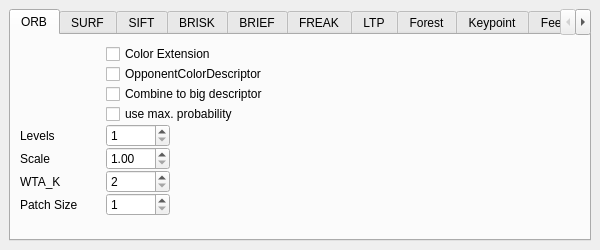
<?xml version="1.0" encoding="UTF-8"?>
<ui version="4.0">
 <class>TerraPreferences</class>
 <widget class="QMainWindow" name="TerraPreferences">
  <property name="geometry">
   <rect>
    <x>0</x>
    <y>0</y>
    <width>600</width>
    <height>250</height>
   </rect>
  </property>
  <property name="minimumSize">
   <size>
    <width>600</width>
    <height>250</height>
   </size>
  </property>
  <property name="maximumSize">
   <size>
    <width>600</width>
    <height>250</height>
   </size>
  </property>
  <property name="windowTitle">
   <string>Preferences</string>
  </property>
  <widget class="QWidget" name="centralwidget">
   <property name="minimumSize">
    <size>
     <width>550</width>
     <height>250</height>
    </size>
   </property>
   <property name="maximumSize">
    <size>
     <width>600</width>
     <height>250</height>
    </size>
   </property>
   <layout class="QHBoxLayout" name="horizontalLayout">
    <item>
     <widget class="QTabWidget" name="preferences">
      <property name="enabled">
       <bool>true</bool>
      </property>
      <property name="minimumSize">
       <size>
        <width>0</width>
        <height>0</height>
       </size>
      </property>
      <property name="maximumSize">
       <size>
        <width>600</width>
        <height>16777215</height>
       </size>
      </property>
      <property name="currentIndex">
       <number>0</number>
      </property>
      <widget class="QWidget" name="orb">
       <attribute name="title">
        <string>ORB</string>
       </attribute>
       <layout class="QVBoxLayout" name="verticalLayout">
        <item>
         <layout class="QFormLayout" name="layout_orb">
          <property name="fieldGrowthPolicy">
           <enum>QFormLayout::AllNonFixedFieldsGrow</enum>
          </property>
          <property name="verticalSpacing">
           <number>0</number>
          </property>
          <item row="0" column="1">
           <widget class="QCheckBox" name="checkBox_colExtOrb">
            <property name="text">
             <string>Color Extension</string>
            </property>
           </widget>
          </item>
          <item row="1" column="1">
           <widget class="QCheckBox" name="orbBox">
            <property name="toolTip">
             <string>Compute descriptors in the Opponent Color Space</string>
            </property>
            <property name="text">
             <string>OpponentColorDescriptor</string>
            </property>
           </widget>
          </item>
          <item row="4" column="0">
           <widget class="QLabel" name="label_levelOrb">
            <property name="minimumSize">
             <size>
              <width>80</width>
              <height>0</height>
             </size>
            </property>
            <property name="text">
             <string>Levels</string>
            </property>
           </widget>
          </item>
          <item row="4" column="1">
           <widget class="QSpinBox" name="spinBox_levelOrb">
            <property name="minimumSize">
             <size>
              <width>48</width>
              <height>0</height>
             </size>
            </property>
            <property name="maximumSize">
             <size>
              <width>64</width>
              <height>16777215</height>
             </size>
            </property>
            <property name="minimum">
             <number>1</number>
            </property>
            <property name="maximum">
             <number>10</number>
            </property>
           </widget>
          </item>
          <item row="5" column="0">
           <widget class="QLabel" name="label_scaleOrb">
            <property name="minimumSize">
             <size>
              <width>80</width>
              <height>0</height>
             </size>
            </property>
            <property name="text">
             <string>Scale</string>
            </property>
           </widget>
          </item>
          <item row="5" column="1">
           <widget class="QDoubleSpinBox" name="spinBox_scaleOrb">
            <property name="minimumSize">
             <size>
              <width>40</width>
              <height>0</height>
             </size>
            </property>
            <property name="maximumSize">
             <size>
              <width>64</width>
              <height>16777215</height>
             </size>
            </property>
            <property name="minimum">
             <double>1.000000000000000</double>
            </property>
           </widget>
          </item>
          <item row="6" column="0">
           <widget class="QLabel" name="label_WTAOrb">
            <property name="minimumSize">
             <size>
              <width>80</width>
              <height>0</height>
             </size>
            </property>
            <property name="text">
             <string>WTA_K</string>
            </property>
           </widget>
          </item>
          <item row="6" column="1">
           <widget class="QSpinBox" name="spinBox_WTAOrb">
            <property name="minimumSize">
             <size>
              <width>48</width>
              <height>0</height>
             </size>
            </property>
            <property name="maximumSize">
             <size>
              <width>64</width>
              <height>16777215</height>
             </size>
            </property>
            <property name="minimum">
             <number>2</number>
            </property>
            <property name="maximum">
             <number>4</number>
            </property>
           </widget>
          </item>
          <item row="7" column="0">
           <widget class="QLabel" name="label_patchOrb">
            <property name="minimumSize">
             <size>
              <width>80</width>
              <height>0</height>
             </size>
            </property>
            <property name="text">
             <string>Patch Size</string>
            </property>
           </widget>
          </item>
          <item row="7" column="1">
           <widget class="QSpinBox" name="spinBox_patchOrb">
            <property name="minimumSize">
             <size>
              <width>48</width>
              <height>0</height>
             </size>
            </property>
            <property name="maximumSize">
             <size>
              <width>64</width>
              <height>16777215</height>
             </size>
            </property>
            <property name="minimum">
             <number>1</number>
            </property>
           </widget>
          </item>
          <item row="2" column="1">
           <widget class="QCheckBox" name="checkBox_combineOrb">
            <property name="text">
             <string>Combine to big descriptor</string>
            </property>
           </widget>
          </item>
          <item row="3" column="1">
           <widget class="QCheckBox" name="checkBox_maxProbOrb">
            <property name="text">
             <string>use max. probability</string>
            </property>
           </widget>
          </item>
         </layout>
        </item>
       </layout>
      </widget>
      <widget class="QWidget" name="surf">
       <property name="toolTip">
        <string/>
       </property>
       <attribute name="title">
        <string>SURF</string>
       </attribute>
       <layout class="QVBoxLayout" name="verticalLayout_3">
        <item>
         <layout class="QFormLayout" name="layout_surf">
          <property name="fieldGrowthPolicy">
           <enum>QFormLayout::AllNonFixedFieldsGrow</enum>
          </property>
          <item row="0" column="1">
           <widget class="QCheckBox" name="checkBox_colExtSurf">
            <property name="text">
             <string>Color Extension</string>
            </property>
           </widget>
          </item>
          <item row="1" column="1">
           <widget class="QCheckBox" name="surfBox">
            <property name="toolTip">
             <string>Compute descriptors in the Opponent Color Space</string>
            </property>
            <property name="text">
             <string>OpponentColorDescriptor</string>
            </property>
           </widget>
          </item>
          <item row="4" column="0">
           <widget class="QLabel" name="label_layerSurf">
            <property name="minimumSize">
             <size>
              <width>80</width>
              <height>0</height>
             </size>
            </property>
            <property name="text">
             <string>Octave Layers</string>
            </property>
           </widget>
          </item>
          <item row="4" column="1">
           <widget class="QSpinBox" name="spinBox_layersSurf">
            <property name="maximumSize">
             <size>
              <width>64</width>
              <height>16777215</height>
             </size>
            </property>
            <property name="minimum">
             <number>1</number>
            </property>
            <property name="maximum">
             <number>10</number>
            </property>
            <property name="value">
             <number>2</number>
            </property>
           </widget>
          </item>
          <item row="5" column="0">
           <widget class="QLabel" name="label_octavesSurf">
            <property name="minimumSize">
             <size>
              <width>80</width>
              <height>0</height>
             </size>
            </property>
            <property name="text">
             <string>Octaves</string>
            </property>
           </widget>
          </item>
          <item row="5" column="1">
           <widget class="QSpinBox" name="spinBox_octavesSurf">
            <property name="maximumSize">
             <size>
              <width>64</width>
              <height>16777215</height>
             </size>
            </property>
            <property name="maximum">
             <number>10</number>
            </property>
            <property name="value">
             <number>4</number>
            </property>
           </widget>
          </item>
          <item row="6" column="1">
           <widget class="QCheckBox" name="checkBox_extendedSurf">
            <property name="text">
             <string>extended</string>
            </property>
            <property name="checked">
             <bool>true</bool>
            </property>
           </widget>
          </item>
          <item row="2" column="1">
           <widget class="QCheckBox" name="checkBox_combineSurf">
            <property name="text">
             <string>Combine to big descriptor</string>
            </property>
           </widget>
          </item>
          <item row="3" column="1">
           <widget class="QCheckBox" name="checkBox_maxProbSurf">
            <property name="text">
             <string>use max. probability</string>
            </property>
           </widget>
          </item>
         </layout>
        </item>
       </layout>
      </widget>
      <widget class="QWidget" name="sift">
       <attribute name="title">
        <string>SIFT</string>
       </attribute>
       <layout class="QVBoxLayout" name="verticalLayout_2">
        <item>
         <layout class="QFormLayout" name="layout_sift">
          <property name="fieldGrowthPolicy">
           <enum>QFormLayout::AllNonFixedFieldsGrow</enum>
          </property>
          <property name="verticalSpacing">
           <number>0</number>
          </property>
          <item row="0" column="1">
           <widget class="QCheckBox" name="checkBox_colExtSift">
            <property name="text">
             <string>Color Extension</string>
            </property>
           </widget>
          </item>
          <item row="1" column="1">
           <widget class="QCheckBox" name="siftBox">
            <property name="toolTip">
             <string>Compute descriptors in the Opponent Color Space</string>
            </property>
            <property name="text">
             <string>OpponentColorDescriptor</string>
            </property>
           </widget>
          </item>
          <item row="4" column="0">
           <widget class="QLabel" name="label_magSift">
            <property name="minimumSize">
             <size>
              <width>80</width>
              <height>0</height>
             </size>
            </property>
            <property name="text">
             <string>Magnification</string>
            </property>
           </widget>
          </item>
          <item row="4" column="1">
           <widget class="QDoubleSpinBox" name="spinBox_magSift">
            <property name="maximumSize">
             <size>
              <width>64</width>
              <height>16777215</height>
             </size>
            </property>
           </widget>
          </item>
          <item row="5" column="0">
           <widget class="QLabel" name="label_octavesSift">
            <property name="minimumSize">
             <size>
              <width>80</width>
              <height>0</height>
             </size>
            </property>
            <property name="text">
             <string>Octaves</string>
            </property>
           </widget>
          </item>
          <item row="5" column="1">
           <widget class="QSpinBox" name="spinBox_octavesSift">
            <property name="minimumSize">
             <size>
              <width>48</width>
              <height>0</height>
             </size>
            </property>
            <property name="maximumSize">
             <size>
              <width>64</width>
              <height>16777215</height>
             </size>
            </property>
            <property name="minimum">
             <number>1</number>
            </property>
            <property name="maximum">
             <number>10</number>
            </property>
            <property name="value">
             <number>3</number>
            </property>
           </widget>
          </item>
          <item row="6" column="1">
           <widget class="QCheckBox" name="checkBox_normSift">
            <property name="text">
             <string>Normalize</string>
            </property>
           </widget>
          </item>
          <item row="7" column="1">
           <widget class="QCheckBox" name="checkBox_angSift">
            <property name="text">
             <string>Recalculate angles</string>
            </property>
            <property name="checked">
             <bool>true</bool>
            </property>
           </widget>
          </item>
          <item row="2" column="1">
           <widget class="QCheckBox" name="checkBox_combineSift">
            <property name="text">
             <string>Combine to big descriptor</string>
            </property>
           </widget>
          </item>
          <item row="3" column="1">
           <widget class="QCheckBox" name="checkBox_maxProbSift">
            <property name="text">
             <string>use max. probability</string>
            </property>
           </widget>
          </item>
         </layout>
        </item>
       </layout>
      </widget>
      <widget class="QWidget" name="brisk">
       <attribute name="title">
        <string>BRISK</string>
       </attribute>
       <layout class="QVBoxLayout" name="verticalLayout_4">
        <item>
         <layout class="QFormLayout" name="layout_brisk">
          <property name="fieldGrowthPolicy">
           <enum>QFormLayout::AllNonFixedFieldsGrow</enum>
          </property>
          <property name="verticalSpacing">
           <number>0</number>
          </property>
          <item row="0" column="1">
           <widget class="QCheckBox" name="checkBox_colExtBrisk">
            <property name="text">
             <string>Color Extension</string>
            </property>
           </widget>
          </item>
          <item row="1" column="1">
           <widget class="QCheckBox" name="briskBox">
            <property name="toolTip">
             <string>Compute descriptors in the Opponent Color Space</string>
            </property>
            <property name="text">
             <string>OpponentColorDescriptor</string>
            </property>
           </widget>
          </item>
          <item row="4" column="0">
           <widget class="QLabel" name="label_octavesBrisk">
            <property name="minimumSize">
             <size>
              <width>80</width>
              <height>0</height>
             </size>
            </property>
            <property name="text">
             <string>Octaves</string>
            </property>
           </widget>
          </item>
          <item row="4" column="1">
           <widget class="QSpinBox" name="spinBox_octavesBrisk">
            <property name="maximumSize">
             <size>
              <width>64</width>
              <height>16777215</height>
             </size>
            </property>
            <property name="minimum">
             <number>1</number>
            </property>
            <property name="maximum">
             <number>10</number>
            </property>
           </widget>
          </item>
          <item row="5" column="0">
           <widget class="QLabel" name="label_threshBrisk">
            <property name="minimumSize">
             <size>
              <width>80</width>
              <height>0</height>
             </size>
            </property>
            <property name="text">
             <string>Threshold</string>
            </property>
           </widget>
          </item>
          <item row="6" column="0">
           <widget class="QLabel" name="label_scaleBrisk">
            <property name="minimumSize">
             <size>
              <width>80</width>
              <height>0</height>
             </size>
            </property>
            <property name="text">
             <string>Scale</string>
            </property>
           </widget>
          </item>
          <item row="5" column="1">
           <widget class="QSpinBox" name="spinBox_threshBrisk">
            <property name="maximumSize">
             <size>
              <width>64</width>
              <height>16777215</height>
             </size>
            </property>
           </widget>
          </item>
          <item row="6" column="1">
           <widget class="QDoubleSpinBox" name="spinBox_scaleBrisk">
            <property name="maximumSize">
             <size>
              <width>64</width>
              <height>16777215</height>
             </size>
            </property>
            <property name="minimum">
             <double>1.000000000000000</double>
            </property>
           </widget>
          </item>
          <item row="2" column="1">
           <widget class="QCheckBox" name="checkBox_combineBrisk">
            <property name="text">
             <string>Combine to big descriptor</string>
            </property>
           </widget>
          </item>
          <item row="3" column="1">
           <widget class="QCheckBox" name="checkBox_maxProbBrisk">
            <property name="text">
             <string>use max. probability</string>
            </property>
           </widget>
          </item>
         </layout>
        </item>
       </layout>
      </widget>
      <widget class="QWidget" name="brief">
       <attribute name="title">
        <string>BRIEF</string>
       </attribute>
       <layout class="QVBoxLayout" name="verticalLayout_5">
        <item>
         <layout class="QFormLayout" name="layout_brief">
          <property name="fieldGrowthPolicy">
           <enum>QFormLayout::AllNonFixedFieldsGrow</enum>
          </property>
          <item row="0" column="1">
           <widget class="QCheckBox" name="checkBox_colExtBrief">
            <property name="text">
             <string>Color Extension</string>
            </property>
           </widget>
          </item>
          <item row="1" column="1">
           <widget class="QCheckBox" name="briefBox">
            <property name="toolTip">
             <string>Compute descriptors in the Opponent Color Space</string>
            </property>
            <property name="text">
             <string>OpponentColorDescriptor</string>
            </property>
           </widget>
          </item>
          <item row="2" column="0">
           <widget class="QLabel" name="label">
            <property name="minimumSize">
             <size>
              <width>80</width>
              <height>0</height>
             </size>
            </property>
            <property name="text">
             <string>Bytes</string>
            </property>
           </widget>
          </item>
          <item row="2" column="1">
           <widget class="QComboBox" name="comboBox_Brief">
            <property name="maximumSize">
             <size>
              <width>64</width>
              <height>16777215</height>
             </size>
            </property>
            <item>
             <property name="text">
              <string>16</string>
             </property>
            </item>
            <item>
             <property name="text">
              <string>32</string>
             </property>
            </item>
            <item>
             <property name="text">
              <string>64</string>
             </property>
            </item>
           </widget>
          </item>
         </layout>
        </item>
       </layout>
      </widget>
      <widget class="QWidget" name="freak">
       <attribute name="title">
        <string>FREAK</string>
       </attribute>
       <layout class="QVBoxLayout" name="verticalLayout_6">
        <item>
         <layout class="QFormLayout" name="layout_freak">
          <property name="fieldGrowthPolicy">
           <enum>QFormLayout::AllNonFixedFieldsGrow</enum>
          </property>
          <item row="0" column="1">
           <widget class="QCheckBox" name="checkBox_colExtFreak">
            <property name="text">
             <string>Color Extension</string>
            </property>
           </widget>
          </item>
          <item row="1" column="1">
           <widget class="QCheckBox" name="freakBox">
            <property name="text">
             <string>OpponentColorDescriptor</string>
            </property>
           </widget>
          </item>
          <item row="4" column="0">
           <widget class="QLabel" name="label_octavesFreak">
            <property name="minimumSize">
             <size>
              <width>80</width>
              <height>0</height>
             </size>
            </property>
            <property name="text">
             <string>Octaves</string>
            </property>
           </widget>
          </item>
          <item row="4" column="1">
           <widget class="QSpinBox" name="spinBox_octavesFreak">
            <property name="minimumSize">
             <size>
              <width>48</width>
              <height>0</height>
             </size>
            </property>
            <property name="maximumSize">
             <size>
              <width>64</width>
              <height>16777215</height>
             </size>
            </property>
            <property name="minimum">
             <number>1</number>
            </property>
            <property name="maximum">
             <number>10</number>
            </property>
           </widget>
          </item>
          <item row="5" column="0">
           <widget class="QLabel" name="label_patternFreak">
            <property name="minimumSize">
             <size>
              <width>80</width>
              <height>0</height>
             </size>
            </property>
            <property name="text">
             <string>Pattern Scale</string>
            </property>
           </widget>
          </item>
          <item row="5" column="1">
           <widget class="QDoubleSpinBox" name="spinBox_patternFreak">
            <property name="minimumSize">
             <size>
              <width>64</width>
              <height>0</height>
             </size>
            </property>
            <property name="maximumSize">
             <size>
              <width>64</width>
              <height>16777215</height>
             </size>
            </property>
            <property name="minimum">
             <double>1.000000000000000</double>
            </property>
           </widget>
          </item>
          <item row="6" column="1">
           <widget class="QCheckBox" name="checkBox_oriNormFreak">
            <property name="text">
             <string>Orientataion normalization</string>
            </property>
           </widget>
          </item>
          <item row="7" column="1">
           <widget class="QCheckBox" name="checkBox_scaleNormFreak">
            <property name="text">
             <string>Scale normalization</string>
            </property>
           </widget>
          </item>
          <item row="2" column="1">
           <widget class="QCheckBox" name="checkBox_combineFreak">
            <property name="text">
             <string>Combine to big descriptor</string>
            </property>
           </widget>
          </item>
          <item row="3" column="1">
           <widget class="QCheckBox" name="checkBox_maxProbFreak">
            <property name="text">
             <string>use max. probability</string>
            </property>
           </widget>
          </item>
         </layout>
        </item>
       </layout>
      </widget>
      <widget class="QWidget" name="ltp_lbp">
       <attribute name="title">
        <string>LTP</string>
       </attribute>
       <layout class="QVBoxLayout" name="verticalLayout_9">
        <item>
         <widget class="QGroupBox" name="groupBox_lbp">
          <property name="title">
           <string>LBP - Local Binary Patterns</string>
          </property>
          <layout class="QFormLayout" name="formLayout_5">
           <item row="0" column="1">
            <widget class="QCheckBox" name="checkBox_colExtlbp">
             <property name="text">
              <string>Color Extension</string>
             </property>
            </widget>
           </item>
           <item row="0" column="0">
            <spacer name="space_lbp">
             <property name="orientation">
              <enum>Qt::Horizontal</enum>
             </property>
             <property name="sizeHint" stdset="0">
              <size>
               <width>80</width>
               <height>20</height>
              </size>
             </property>
            </spacer>
           </item>
          </layout>
         </widget>
        </item>
        <item>
         <widget class="QGroupBox" name="groupBox_ltp">
          <property name="title">
           <string>LTP - Local Ternary Patterns</string>
          </property>
          <layout class="QFormLayout" name="formLayout_4">
           <item row="0" column="1">
            <widget class="QCheckBox" name="checkBox_colExtltp">
             <property name="text">
              <string>Color Extension</string>
             </property>
            </widget>
           </item>
           <item row="2" column="0">
            <widget class="QLabel" name="label_kltp">
             <property name="minimumSize">
              <size>
               <width>80</width>
               <height>0</height>
              </size>
             </property>
             <property name="text">
              <string>k</string>
             </property>
            </widget>
           </item>
           <item row="2" column="1">
            <widget class="QDoubleSpinBox" name="spinBox_kltp">
             <property name="maximumSize">
              <size>
               <width>64</width>
               <height>16777215</height>
              </size>
             </property>
             <property name="maximum">
              <double>128.000000000000000</double>
             </property>
            </widget>
           </item>
           <item row="1" column="1">
            <widget class="QCheckBox" name="checkBox_combineLTP">
             <property name="text">
              <string>Combine histogram descriptors</string>
             </property>
            </widget>
           </item>
          </layout>
         </widget>
        </item>
       </layout>
      </widget>
      <widget class="QWidget" name="forest">
       <attribute name="title">
        <string>Forest</string>
       </attribute>
       <layout class="QHBoxLayout" name="horizontalLayout_3">
        <item>
         <layout class="QFormLayout" name="treeparams_1_layout">
          <property name="fieldGrowthPolicy">
           <enum>QFormLayout::AllNonFixedFieldsGrow</enum>
          </property>
          <property name="rightMargin">
           <number>5</number>
          </property>
          <item row="0" column="0">
           <widget class="QLabel" name="label_maxDepth">
            <property name="text">
             <string>max. Depth</string>
            </property>
           </widget>
          </item>
          <item row="0" column="1">
           <widget class="QSpinBox" name="spinBox_treeMaxDepth">
            <property name="minimumSize">
             <size>
              <width>60</width>
              <height>24</height>
             </size>
            </property>
            <property name="maximumSize">
             <size>
              <width>60</width>
              <height>24</height>
             </size>
            </property>
            <property name="minimum">
             <number>1</number>
            </property>
            <property name="maximum">
             <number>100</number>
            </property>
            <property name="value">
             <number>25</number>
            </property>
           </widget>
          </item>
          <item row="1" column="0">
           <widget class="QLabel" name="label_minSamples">
            <property name="text">
             <string>min. Samples</string>
            </property>
           </widget>
          </item>
          <item row="1" column="1">
           <widget class="QSpinBox" name="spinBox_treeMinSampels">
            <property name="minimumSize">
             <size>
              <width>60</width>
              <height>24</height>
             </size>
            </property>
            <property name="maximumSize">
             <size>
              <width>60</width>
              <height>24</height>
             </size>
            </property>
            <property name="minimum">
             <number>1</number>
            </property>
            <property name="maximum">
             <number>100</number>
            </property>
            <property name="value">
             <number>5</number>
            </property>
           </widget>
          </item>
          <item row="2" column="0">
           <widget class="QLabel" name="label_regression">
            <property name="text">
             <string>Regression</string>
            </property>
           </widget>
          </item>
          <item row="2" column="1">
           <widget class="QDoubleSpinBox" name="spinBox_treeRegression">
            <property name="minimumSize">
             <size>
              <width>60</width>
              <height>24</height>
             </size>
            </property>
            <property name="maximumSize">
             <size>
              <width>60</width>
              <height>24</height>
             </size>
            </property>
           </widget>
          </item>
          <item row="3" column="0">
           <widget class="QLabel" name="label_surrogates">
            <property name="text">
             <string>Surrogates</string>
            </property>
           </widget>
          </item>
          <item row="3" column="1">
           <widget class="QCheckBox" name="checkBox_treeSurrogates">
            <property name="text">
             <string/>
            </property>
           </widget>
          </item>
          <item row="4" column="0">
           <widget class="QLabel" name="label_categories">
            <property name="text">
             <string>max. Categories</string>
            </property>
           </widget>
          </item>
          <item row="4" column="1">
           <widget class="QSpinBox" name="spinBox_treeCategories">
            <property name="minimumSize">
             <size>
              <width>60</width>
              <height>24</height>
             </size>
            </property>
            <property name="maximumSize">
             <size>
              <width>60</width>
              <height>24</height>
             </size>
            </property>
            <property name="minimum">
             <number>2</number>
            </property>
            <property name="maximum">
             <number>100</number>
            </property>
            <property name="value">
             <number>15</number>
            </property>
           </widget>
          </item>
         </layout>
        </item>
        <item>
         <layout class="QFormLayout" name="treeparams_2_layout">
          <property name="fieldGrowthPolicy">
           <enum>QFormLayout::AllNonFixedFieldsGrow</enum>
          </property>
          <property name="leftMargin">
           <number>5</number>
          </property>
          <item row="0" column="0">
           <widget class="QLabel" name="label_variableImportance">
            <property name="text">
             <string>Variable importance</string>
            </property>
           </widget>
          </item>
          <item row="0" column="1">
           <widget class="QCheckBox" name="checkBox_treeVariableImportance">
            <property name="text">
             <string/>
            </property>
           </widget>
          </item>
          <item row="1" column="0">
           <widget class="QLabel" name="label_nactiveVariables">
            <property name="text">
             <string>Nactive Variables</string>
            </property>
           </widget>
          </item>
          <item row="1" column="1">
           <widget class="QSpinBox" name="spinBox_treeNactiveVariables">
            <property name="minimumSize">
             <size>
              <width>60</width>
              <height>24</height>
             </size>
            </property>
            <property name="maximumSize">
             <size>
              <width>60</width>
              <height>24</height>
             </size>
            </property>
            <property name="maximum">
             <number>100</number>
            </property>
            <property name="value">
             <number>4</number>
            </property>
           </widget>
          </item>
          <item row="2" column="0">
           <widget class="QLabel" name="label_maxTrees">
            <property name="text">
             <string>max. Trees</string>
            </property>
           </widget>
          </item>
          <item row="2" column="1">
           <widget class="QSpinBox" name="spinBox_treeMaxTrees">
            <property name="minimumSize">
             <size>
              <width>60</width>
              <height>24</height>
             </size>
            </property>
            <property name="maximumSize">
             <size>
              <width>60</width>
              <height>24</height>
             </size>
            </property>
            <property name="minimum">
             <number>1</number>
            </property>
            <property name="maximum">
             <number>500</number>
            </property>
            <property name="value">
             <number>100</number>
            </property>
           </widget>
          </item>
          <item row="3" column="0">
           <widget class="QLabel" name="label_accuracy">
            <property name="text">
             <string>Accuracy</string>
            </property>
           </widget>
          </item>
          <item row="3" column="1">
           <widget class="QDoubleSpinBox" name="spinBox_treeAccuracy">
            <property name="minimumSize">
             <size>
              <width>60</width>
              <height>24</height>
             </size>
            </property>
            <property name="maximumSize">
             <size>
              <width>60</width>
              <height>24</height>
             </size>
            </property>
            <property name="singleStep">
             <double>0.010000000000000</double>
            </property>
            <property name="value">
             <double>0.010000000000000</double>
            </property>
           </widget>
          </item>
          <item row="4" column="0">
           <widget class="QLabel" name="label_priors">
            <property name="text">
             <string>Priors</string>
            </property>
           </widget>
          </item>
          <item row="4" column="1">
           <widget class="QLineEdit" name="lineEdit_priors">
            <property name="enabled">
             <bool>false</bool>
            </property>
            <property name="minimumSize">
             <size>
              <width>160</width>
              <height>24</height>
             </size>
            </property>
            <property name="maximumSize">
             <size>
              <width>160</width>
              <height>24</height>
             </size>
            </property>
            <property name="text">
             <string>Currently not supported!</string>
            </property>
           </widget>
          </item>
         </layout>
        </item>
        <item>
         <spacer name="spacer_treePreferences">
          <property name="orientation">
           <enum>Qt::Horizontal</enum>
          </property>
          <property name="sizeHint" stdset="0">
           <size>
            <width>40</width>
            <height>20</height>
           </size>
          </property>
         </spacer>
        </item>
       </layout>
      </widget>
      <widget class="QWidget" name="keypoint">
       <attribute name="title">
        <string>Keypoint</string>
       </attribute>
       <layout class="QVBoxLayout" name="verticalLayout_7">
        <item>
         <layout class="QFormLayout" name="layoutKeypoint">
          <property name="fieldGrowthPolicy">
           <enum>QFormLayout::AllNonFixedFieldsGrow</enum>
          </property>
          <item row="0" column="0">
           <widget class="QLabel" name="label_angleKeypoint">
            <property name="minimumSize">
             <size>
              <width>35</width>
              <height>0</height>
             </size>
            </property>
            <property name="maximumSize">
             <size>
              <width>35</width>
              <height>16777215</height>
             </size>
            </property>
            <property name="text">
             <string>Angle</string>
            </property>
           </widget>
          </item>
          <item row="0" column="1">
           <widget class="QDoubleSpinBox" name="spinBox_angleKeypoint">
            <property name="maximumSize">
             <size>
              <width>64</width>
              <height>16777215</height>
             </size>
            </property>
            <property name="minimum">
             <double>0.000000000000000</double>
            </property>
            <property name="maximum">
             <double>359.990000000000009</double>
            </property>
           </widget>
          </item>
          <item row="1" column="0">
           <widget class="QLabel" name="label_sizeKeypoint">
            <property name="minimumSize">
             <size>
              <width>35</width>
              <height>0</height>
             </size>
            </property>
            <property name="maximumSize">
             <size>
              <width>35</width>
              <height>16777215</height>
             </size>
            </property>
            <property name="text">
             <string>Size</string>
            </property>
           </widget>
          </item>
          <item row="1" column="1">
           <widget class="QDoubleSpinBox" name="spinBox_sizeKeypoint">
            <property name="minimumSize">
             <size>
              <width>64</width>
              <height>0</height>
             </size>
            </property>
            <property name="maximumSize">
             <size>
              <width>64</width>
              <height>16777215</height>
             </size>
            </property>
            <property name="minimum">
             <double>0.010000000000000</double>
            </property>
           </widget>
          </item>
          <item row="2" column="0">
           <widget class="QLabel" name="label_useOctaveKeypoint">
            <property name="text">
             <string>Use octave</string>
            </property>
           </widget>
          </item>
          <item row="2" column="1">
           <widget class="QSpinBox" name="spinBox_useOctaveKeypoint">
            <property name="maximumSize">
             <size>
              <width>64</width>
              <height>16777215</height>
             </size>
            </property>
            <property name="minimum">
             <number>-1</number>
            </property>
            <property name="maximum">
             <number>8</number>
            </property>
            <property name="value">
             <number>-1</number>
            </property>
           </widget>
          </item>
          <item row="3" column="0">
           <widget class="QLabel" name="label_SoftCropKeypoint">
            <property name="text">
             <string>Soft crop</string>
            </property>
           </widget>
          </item>
          <item row="3" column="1">
           <widget class="QCheckBox" name="checkBox_softCrop">
            <property name="text">
             <string/>
            </property>
           </widget>
          </item>
          <item row="4" column="1">
           <widget class="QCheckBox" name="checkBox_calcAngleKeypoint">
            <property name="text">
             <string/>
            </property>
           </widget>
          </item>
          <item row="4" column="0">
           <widget class="QLabel" name="label_calcAngleKeypoint">
            <property name="text">
             <string>Calc. angle</string>
            </property>
           </widget>
          </item>
         </layout>
        </item>
       </layout>
      </widget>
      <widget class="QWidget" name="feedback">
       <attribute name="title">
        <string>FeedBack</string>
       </attribute>
       <layout class="QVBoxLayout" name="verticalLayout_8">
        <item>
         <widget class="QGroupBox" name="groupBox_feedbackGrid">
          <property name="title">
           <string>Grid</string>
          </property>
          <layout class="QFormLayout" name="formLayout">
           <property name="fieldGrowthPolicy">
            <enum>QFormLayout::AllNonFixedFieldsGrow</enum>
           </property>
           <property name="rightMargin">
            <number>1</number>
           </property>
           <property name="bottomMargin">
            <number>1</number>
           </property>
           <item row="0" column="0">
            <widget class="QLabel" name="label_cellSizeGrid">
             <property name="minimumSize">
              <size>
               <width>100</width>
               <height>24</height>
              </size>
             </property>
             <property name="maximumSize">
              <size>
               <width>100</width>
               <height>24</height>
              </size>
             </property>
             <property name="text">
              <string>Cell size</string>
             </property>
            </widget>
           </item>
           <item row="0" column="1">
            <widget class="QSpinBox" name="spinBox_gridCellSize">
             <property name="minimumSize">
              <size>
               <width>60</width>
               <height>24</height>
              </size>
             </property>
             <property name="maximumSize">
              <size>
               <width>60</width>
               <height>24</height>
              </size>
             </property>
             <property name="minimum">
              <number>5</number>
             </property>
             <property name="maximum">
              <number>500</number>
             </property>
             <property name="value">
              <number>10</number>
             </property>
            </widget>
           </item>
          </layout>
         </widget>
        </item>
        <item>
         <widget class="QGroupBox" name="groupBox_feedbackQuad">
          <property name="maximumSize">
           <size>
            <width>16777215</width>
            <height>82</height>
           </size>
          </property>
          <property name="title">
           <string>Quadtree Segmentation</string>
          </property>
          <layout class="QFormLayout" name="formLayout_2">
           <property name="topMargin">
            <number>1</number>
           </property>
           <property name="bottomMargin">
            <number>1</number>
           </property>
           <item row="1" column="0">
            <widget class="QLabel" name="label_quadCellSize">
             <property name="minimumSize">
              <size>
               <width>100</width>
               <height>24</height>
              </size>
             </property>
             <property name="maximumSize">
              <size>
               <width>100</width>
               <height>24</height>
              </size>
             </property>
             <property name="text">
              <string>min. Region size</string>
             </property>
            </widget>
           </item>
           <item row="1" column="1">
            <widget class="QSpinBox" name="spinBox_quadCellSize">
             <property name="minimumSize">
              <size>
               <width>60</width>
               <height>24</height>
              </size>
             </property>
             <property name="maximumSize">
              <size>
               <width>60</width>
               <height>24</height>
              </size>
             </property>
             <property name="minimum">
              <number>5</number>
             </property>
             <property name="maximum">
              <number>500</number>
             </property>
             <property name="value">
              <number>10</number>
             </property>
            </widget>
           </item>
           <item row="2" column="0">
            <widget class="QLabel" name="label_quadProbTh">
             <property name="minimumSize">
              <size>
               <width>100</width>
               <height>24</height>
              </size>
             </property>
             <property name="maximumSize">
              <size>
               <width>100</width>
               <height>24</height>
              </size>
             </property>
             <property name="text">
              <string>Probability threshold</string>
             </property>
            </widget>
           </item>
           <item row="2" column="1">
            <widget class="QDoubleSpinBox" name="spinBox_quadProbTh">
             <property name="minimumSize">
              <size>
               <width>60</width>
               <height>24</height>
              </size>
             </property>
             <property name="maximumSize">
              <size>
               <width>60</width>
               <height>24</height>
              </size>
             </property>
             <property name="maximum">
              <double>1.000000000000000</double>
             </property>
             <property name="singleStep">
              <double>0.010000000000000</double>
             </property>
             <property name="value">
              <double>0.700000000000000</double>
             </property>
            </widget>
           </item>
          </layout>
         </widget>
        </item>
       </layout>
      </widget>
      <widget class="QWidget" name="tsurf">
       <attribute name="title">
        <string>TSURF</string>
       </attribute>
      </widget>
     </widget>
    </item>
   </layout>
  </widget>
 </widget>
 <resources/>
 <connections/>
</ui>
